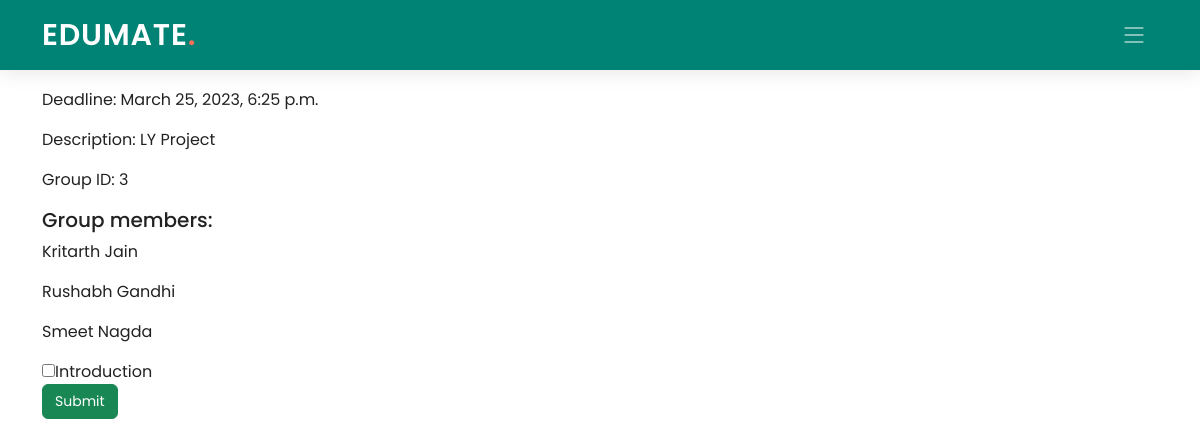
The app's page /student/1/classroom/PPJ8YI/projecttrack/1/ with its own data.
### Teacher/models.py (models this page shows, shortened)
class Project(models.Model):
    pro_id = models.AutoField(primary_key=True)
    class_code = models.ForeignKey(ClassTeachers, on_delete=models.CASCADE, blank=True, null=True)
    proj_name = models.CharField(max_length=100)
    proj_desc = models.CharField(max_length=300)
    proj_due = models.DateTimeField(default=datetime.now)
    prog_check = models.CharField(max_length=500)
    num_studs = models.IntegerField(default=2)
    class Meta:
        db_table = "Project"

class Groups(models.Model):
    group_id = models.AutoField(primary_key=True)
    pro_id = models.ForeignKey(Project, on_delete=models.CASCADE, blank=True, null=True)
    class Meta:
        db_table = "Groups"

class Members(models.Model):
    mem_id = models.AutoField(primary_key=True)
    group_id = models.ForeignKey(Groups, on_delete=models.CASCADE, blank=True, null=True)
    stud_id = models.ForeignKey("Edumate_app.Students", on_delete=models.CASCADE, blank=True, null=True)
    class Meta:
        db_table = "Members"

### Edumate_app/models.py (models this page shows, shortened)
class Students(models.Model):
    stud_id = models.AutoField(primary_key=True)
    name = models.CharField(max_length=100)
    email = models.EmailField(max_length=50)
    password = models.CharField(max_length=50)
    is_change = models.IntegerField(default=0)
    class Meta:
        db_table = "Students"

### Student/views.py (the view)
# urls.py: path('classroom/<pk2>/projecttrack/<pk3>/', views.single_project, name='single_project'),
def single_project(request, pk, pk2, pk3):
    project=Project.objects.get(pro_id=pk3)
    checks=project.prog_check.split("\r")
    group=Groups.objects.filter(pro_id=pk3)
    final_group=None
    members=None
    for i in group:
        member=Members.objects.filter(group_id=i.group_id, stud_id=pk)
        if member:
            final_group=i
            members=Members.objects.filter(group_id=i.group_id)
            break
    if request.method == "POST":
        for i in range(1, len(checks)+1):
            print(request.POST.get(f'checks_{i}'))
    return render(request, 'Student/single_project.html', {'pk': pk, 'pk2': pk2, 'pk3': pk3, 'project': project, 'group': final_group, 'members': members, 'check': checks})

### Student/templates/Student/single_project.html (shortened to what this page needs)
{% extends './base_student.html' %}
{% load static %}
{% block navbar %}
  <header id="header" class="header d-flex align-items-center">
    <div class="container-fluid container-xl d-flex align-items-center justify-content-between">
      <a href="#" class="logo d-flex align-items-center">
        <h1>EDUMATE<span>.</span></h1>
      </a>
      <i class="mobile-nav-toggle mobile-nav-show bi bi-list"></i>
    </div>
  </header>
  {% endblock navbar %}
  {% block content %}
  <div class="container">
    <p>Project Name: {{ project.proj_name }}</p>
    <p>Deadline: {{ project.proj_due }}</p>
    <p>Description: {{ project.proj_desc }}</p>
    <p>Group ID: {{ group.group_id }}</p>
    <h5>Group members: </h5>
    {% for i in members %}
     <p>{{ i.stud_id.name }}</p>
    {% endfor %}
    <form method="POST">
        {% for i in check %}
        <input type="checkbox" name="checks_{{forloop.counter}}" />{{ i }}
        <br>
        {% endfor %}
        <a class="btn btn-success" class="card-link"><small>Submit</small></a>
    </form>
  </div>
  {% endblock content %}

### Edumate_app/static/Edumate_app/assets/css/index.css (style rules this page uses)
:root { --font-default: "Open Sans", system-ui, -apple-system, "Segoe UI", Roboto, "Helvetica Neue", Arial, "Noto Sans", "Liberation Sans", sans-serif, "Apple Color Emoji", "Segoe UI Emoji", "Segoe UI Symbol", "Noto Color Emoji"; --font-primary: "Poppins", sans-serif; --font-secondary: "Poppins", sans-serif; }
:root { --color-default: #222222; --color-primary: #008374; --color-secondary: #f85a40; }
:root { scroll-behavior: smooth; }
body { font-family: var(--font-primary); color: var(--color-default); }
a { color: var(--color-primary); text-decoration: none; }
h1, h2, h3, h4, h5, h6 { font-family: var(--font-primary); }
.header { z-index: 997; height: 90px; background-color: var(--color-primary); }
.header.sticked { position: fixed; top: 0; right: 0; left: 0; height: 70px; box-shadow: 0px 2px 20px rgba(0, 0, 0, 0.1); }
.header .logo h1 { font-size: 30px; margin: 0; font-weight: 600; letter-spacing: 0.8px; color: #fff; font-family: var(--font-primary); }
.header .logo h1 span { color: #f96f59; }
@media (max-width: 1279px) { .mobile-nav-show { color: rgba(255, 255, 255, 0.6); font-size: 28px; cursor: pointer; line-height: 0; transition: 0.5s; z-index: 9999; margin-right: 10px; } }

### records on screen
Project: proj_due "March 25, 2023, 6:25 p.m.", proj_desc "LY Project", check "Introduction"
Groups: group_id "3"
Members: stud_id.name "Kritarth Jain"
Members: stud_id.name "Rushabh Gandhi"
Members: stud_id.name "Smeet Nagda"
